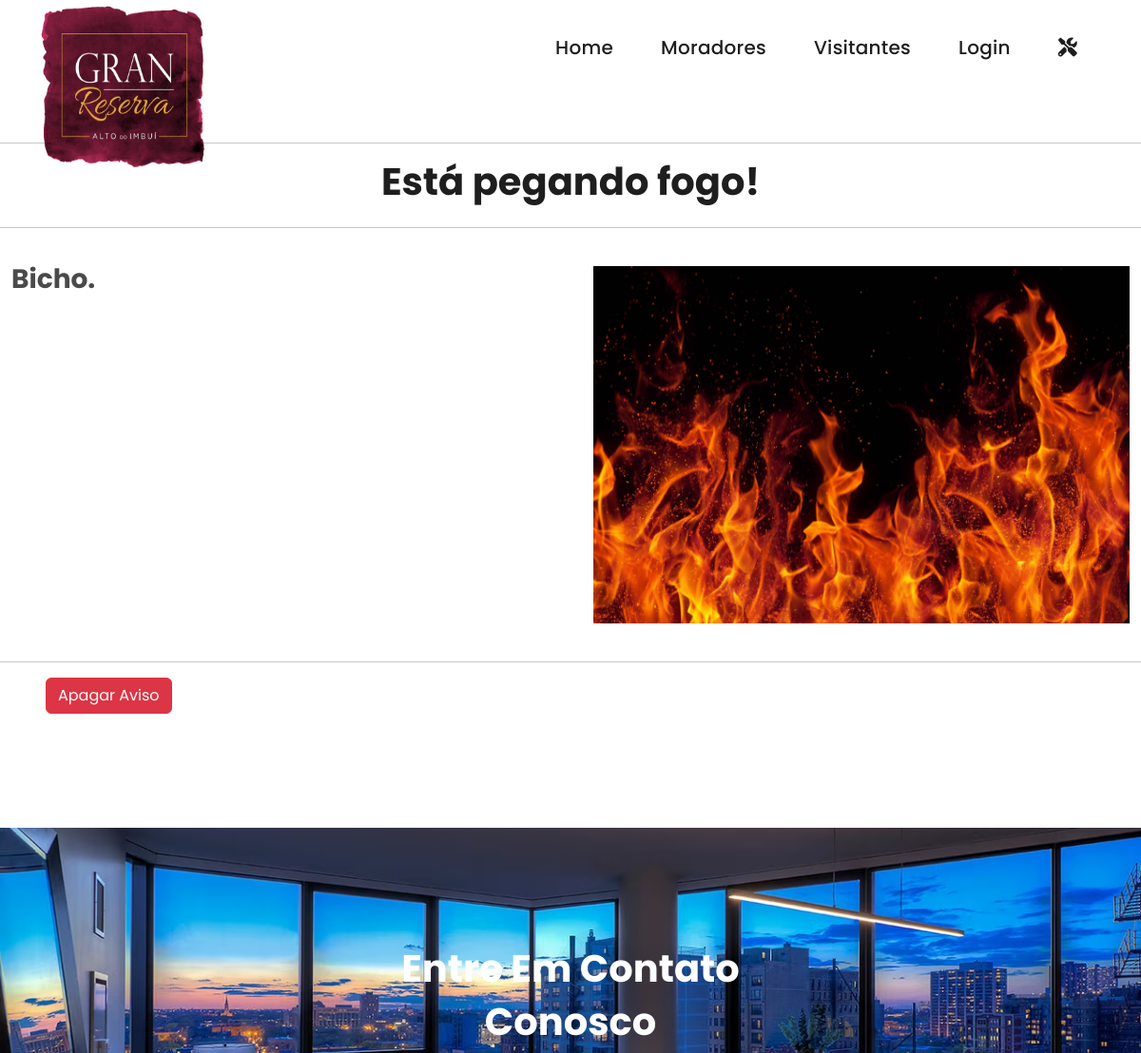
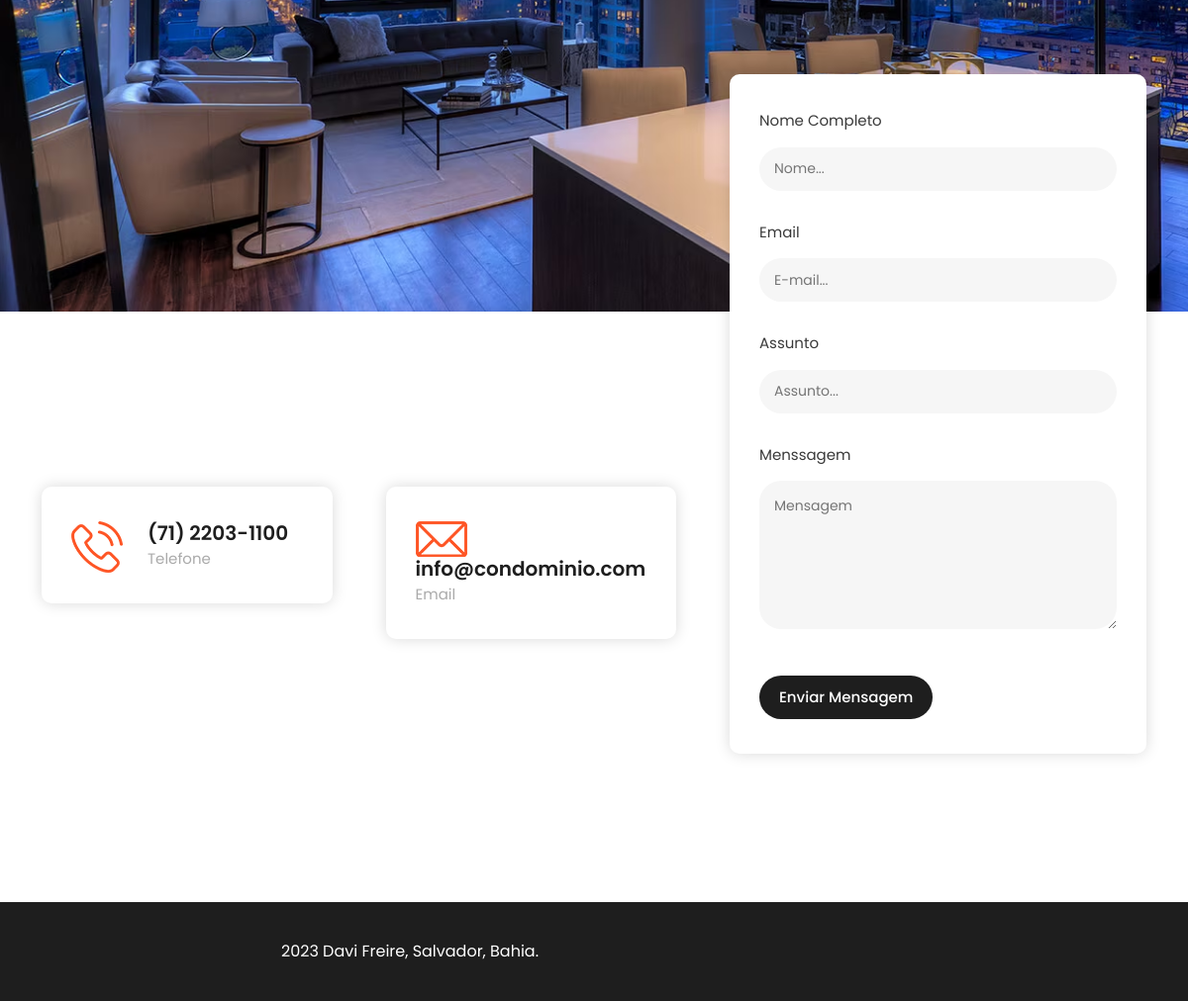
The app's page /avisoDetails/19 with its own data (2 pictures, top to bottom).
### condominio/models.py (models this page shows, shortened)
class Aviso(models.Model):
    titulo = models.CharField(max_length=100)
    imagem = models.ImageField(blank=True, null=True)
    texto = models.TextField(blank=True)
    created_date = models.DateTimeField(auto_now_add=True)
    modified_date = models.DateTimeField(auto_now=True)

### condominio/views.py (the view)
# urls.py: path('avisoDetails/<int:id>', views.avisoDetails, name='avisoDetails'),
def avisoDetails(request, id):
    aviso = Aviso.objects.get(id=id)
    context = {
        'aviso':aviso
    }
    return render(request, 'condominio/aviso-details.html', context)

### condominio/templates/condominio/aviso-details.html
{% extends 'condominio/base.html' %}
{% block body %}
   <div class="aviso-details-div">
    <div class="row">
        <hr>
        <h1 class="text-center mb-4">{{aviso.titulo}}</h1>
        <hr>
    </div>
    <div class="row">
        <div class="col-lg-6 p-4">
            <p class="fw-bold fs-3">{{aviso.texto}}</p>
        </div>
        <div class="col-lg-6 p-4">
            {% if aviso.imagem %}
                <img src="{{aviso.imagem.url}}" alt="imagem">
            {% endif %}
        </div>
    </div>
    <hr>
    <a href="{% url 'avisoDelete' aviso.id %}" class="btn btn-danger ms-5" onclick="confirm('Deseja apagar o aviso?')">Apagar Aviso</a>
   </div>
{% endblock  %}

### condominio/static/assets/css/templatemovillaagency.css (style rules this page uses)
html, body, div, span, applet, object, iframe, h1, h2, h3, h4, h5, h6, p, blockquote, div pre, a, abbr, acronym, address, big, cite, code, del, dfn, em, font, img, ins, kbd, q, s, samp, small, strike, strong, sub, sup, tt, var, b, u, i, center, dl, dt, dd, ol, ul, li, figure, header, nav, section, article, aside, footer, figcaption { margin: 0; padding: 0; border: 0; outline: 0; }
* { box-sizing: border-box; }
html, body { font-family: 'Poppins', sans-serif; -ms-text-size-adjust: 100%; -webkit-font-smoothing: antialiased; -moz-osx-font-smoothing: grayscale; }
a { text-decoration: none !important; }
h1, h2, h3, h4, h5, h6 { color: #1e1e1e; margin-top: 0px; margin-bottom: 0px; font-weight: 700; }
p { font-size: 14px; line-height: 28px; color: #4a4a4a; }
img { width: 100%; overflow: hidden; }
html, body { font-family: 'Poppins', sans-serif; }
.aviso-details-div { margin-top: 50px; }
body { overflow-x: hidden; }

### records on screen
Aviso: titulo "Está pegando fogo!", texto "Bicho.", imagem (picture)
